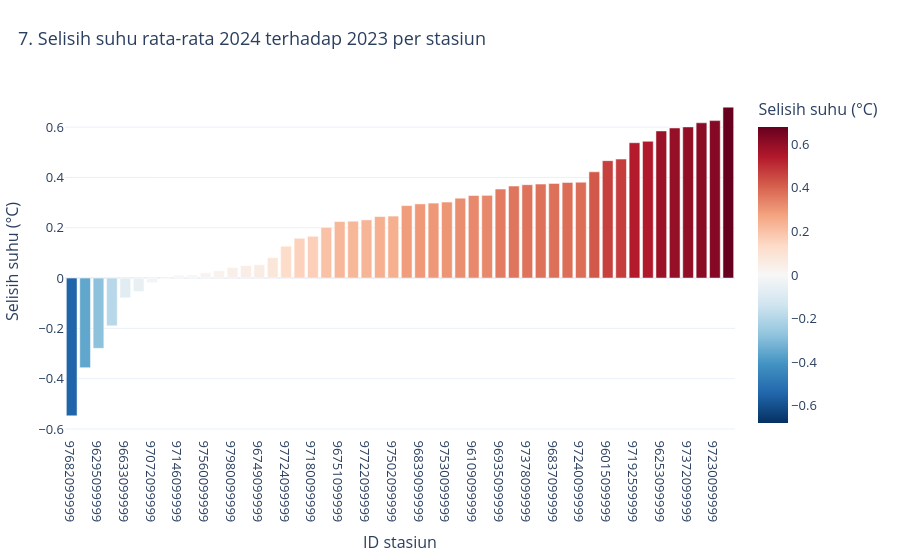

Here is the notebook cell this chart was saved with:
### Code cell
fig = px.bar(year_comparison.to_pandas(), x="station_id", y="difference_c",
color="difference_c", color_continuous_scale="RdBu_r", color_continuous_midpoint=0,
hover_data=["temperature_2023", "temperature_2024"],
title="7. Selisih suhu rata-rata 2024 terhadap 2023 per stasiun",
labels={"station_id": "ID stasiun", "difference_c": "Selisih suhu (°C)", "temperature_2023": "Suhu 2023 (°C)", "temperature_2024": "Suhu 2024 (°C)"})
fig.update_xaxes(type="category")
show_chart("07_yearly_temperature_difference", fig)
